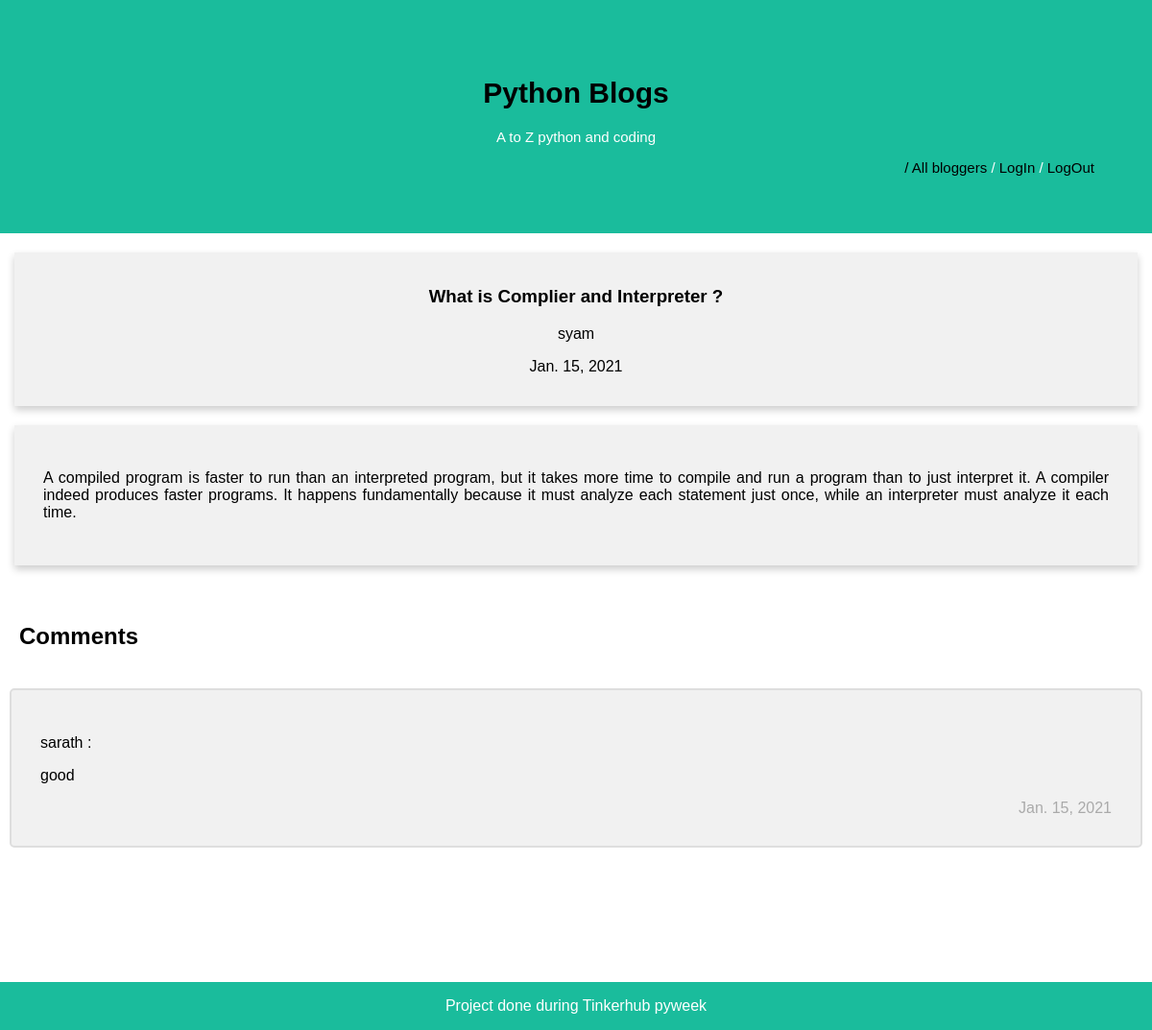
Page /blog/1/ on the committed database.
### blog/models.py (models this page shows, shortened)
class Article(models.Model):
    name=models.CharField(max_length=100)
    content=models.CharField(max_length=1500,)
    publishing_date=models.DateField(default=date.today)
    author=models.ForeignKey(Author, on_delete=models.SET_NULL,null=True)
    class Meta:
        ordering=["-publishing_date"]

class Author(models.Model):
    user = models.OneToOneField(User, on_delete=models.SET_NULL,null=True)
    class Meta:
        ordering=["user"]
    def __str__(self):
        return self.user.username

class Comment(models.Model):
    comment_text=models.CharField(max_length=200)
    person=models.ForeignKey(User,on_delete=models.SET_NULL,null=True)
    date=models.DateField(auto_now_add=True)
    article=models.ForeignKey(Article,on_delete=models.CASCADE)
    class Meta:
        ordering=['date']

### blog/views.py (the view)
# urls.py: path('blog/<int:pk>/', blogView, name='blog-view'),
def blogView(request, pk):
    blog=get_object_or_404(Article, pk=pk)
    comments=Comment.objects.filter(article=blog)
    context = {
        'blog': blog,
        'comments':comments
        }
    return render(request, 'blog.html', context=context)

### blog/templates/blog.html (shortened to what this page needs)
{% extends 'base.html' %} {% block content %}
    <div class="row">
      <div class="card">
        <a href="#"> <h3>{{ blog.name }}</h3></a>
        <a href="#"><p>{{ blog.author }}</p></a>
        <p>{{ blog.publishing_date }}</p>
      </div>
      <div class="card" style="text-align: justify; padding: 30px;">
        <p>
          {{ blog.content }}</p>
      </div>
    </div>
    <div class="comments">
      <h2 style="padding: 20px; font-size: 18;">Comments</h2>
      {% if comments %}
      {% for comment in comments %}
      <div class="container" style="margin-bottom: 80px;">
       <p>{{ comment.person}} :</p>
        <p>{{ comment.comment_text }}</p>
        <span class="time-right">{{ comment.date }}</span>
      </div>
      {% endfor %}
      {% else %}
      <p>NO comments</p>
      {% endif %}
    </div>
    {% endblock %}

### blog/static/css/style.css (style rules this page uses)
* { box-sizing: border-box; }
body { font-family: Arial, Helvetica, sans-serif; }
.row { margin: 0 -5px; }
a { text-decoration: none; color: black; }
.row::after { content: ""; display: table; clear: both; }
.card { box-shadow: 0 4px 8px 0 rgba(0, 0, 0, 0.2); padding: 16px; text-align: center; background-color: #f1f1f1; margin: 20px; }
.container { border: 2px solid #dedede; background-color: #f1f1f1; border-radius: 5px; padding: 30px 30px; margin: 20px 10px; }
.container::after { content: ""; clear: both; display: table; }
.time-right { float: right; color: #aaa; }

### rows in the picture
Article: name "What is Complier and Interpreter ?", author "syam", publishing_date "Jan. 15, 2021", content "A compiled program is faster to run than an interpreted program, but it takes more time to compile and run a program than to just interpret it. A compiler indeed produces faster programs. It happens fundamentally because it must analyze each statement just once, while an interpreter must analyze it each time."
Comment: person "sarath", comment_text "good", date "Jan. 15, 2021"
